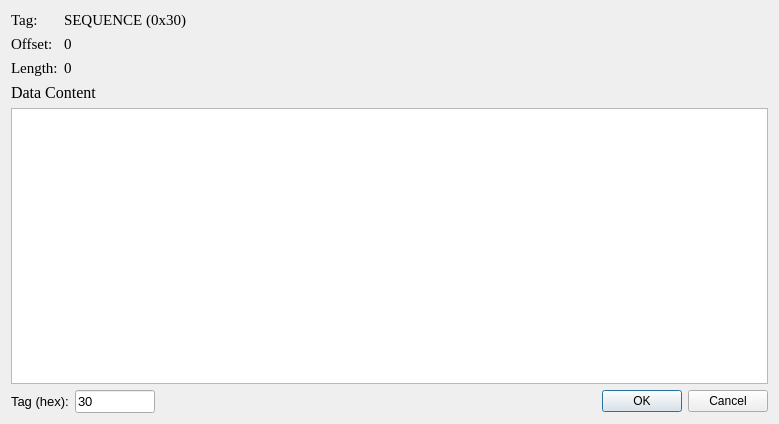
<?xml version="1.0" encoding="UTF-8"?>
<ui version="4.0">
 <class>Dialog</class>
 <widget class="QDialog" name="Dialog">
  <property name="geometry">
   <rect>
    <x>0</x>
    <y>0</y>
    <width>779</width>
    <height>424</height>
   </rect>
  </property>
  <property name="windowTitle">
   <string>Dialog</string>
  </property>
  <layout class="QVBoxLayout" name="verticalLayout">
   <item>
    <layout class="QFormLayout" name="formLayout">
     <property name="formAlignment">
      <set>Qt::AlignLeading|Qt::AlignLeft|Qt::AlignTop</set>
     </property>
     <item row="0" column="0">
      <widget class="QLabel" name="label_2">
       <property name="font">
        <font>
         <family>Times New Roman</family>
         <pointsize>11</pointsize>
        </font>
       </property>
       <property name="text">
        <string>Tag:</string>
       </property>
      </widget>
     </item>
     <item row="0" column="1">
      <widget class="QLabel" name="tag_field">
       <property name="font">
        <font>
         <family>Times New Roman</family>
         <pointsize>11</pointsize>
        </font>
       </property>
       <property name="text">
        <string>SEQUENCE (0x30)</string>
       </property>
      </widget>
     </item>
     <item row="1" column="0">
      <widget class="QLabel" name="label_4">
       <property name="font">
        <font>
         <family>Times New Roman</family>
         <pointsize>11</pointsize>
        </font>
       </property>
       <property name="text">
        <string>Offset:</string>
       </property>
      </widget>
     </item>
     <item row="1" column="1">
      <widget class="QLabel" name="offset_field">
       <property name="font">
        <font>
         <family>Times New Roman</family>
         <pointsize>11</pointsize>
        </font>
       </property>
       <property name="text">
        <string>0</string>
       </property>
      </widget>
     </item>
     <item row="2" column="0">
      <widget class="QLabel" name="label_6">
       <property name="font">
        <font>
         <family>Times New Roman</family>
         <pointsize>11</pointsize>
        </font>
       </property>
       <property name="text">
        <string>Length:</string>
       </property>
      </widget>
     </item>
     <item row="2" column="1">
      <widget class="QLabel" name="length_field">
       <property name="font">
        <font>
         <family>Times New Roman</family>
         <pointsize>11</pointsize>
        </font>
       </property>
       <property name="text">
        <string>0</string>
       </property>
      </widget>
     </item>
    </layout>
   </item>
   <item>
    <widget class="QLabel" name="label_3">
     <property name="font">
      <font>
       <family>Times New Roman</family>
       <pointsize>12</pointsize>
      </font>
     </property>
     <property name="text">
      <string>Data Content</string>
     </property>
    </widget>
   </item>
   <item>
    <layout class="QHBoxLayout" name="horizontalLayout_2">
     <item>
      <widget class="QTextEdit" name="data_input"/>
     </item>
    </layout>
   </item>
   <item>
    <layout class="QHBoxLayout" name="horizontalLayout">
     <item>
      <widget class="QLabel" name="label">
       <property name="font">
        <font>
         <pointsize>10</pointsize>
        </font>
       </property>
       <property name="text">
        <string>Tag (hex):</string>
       </property>
      </widget>
     </item>
     <item>
      <widget class="QLineEdit" name="tag_input">
       <property name="sizePolicy">
        <sizepolicy hsizetype="Fixed" vsizetype="Fixed">
         <horstretch>0</horstretch>
         <verstretch>0</verstretch>
        </sizepolicy>
       </property>
       <property name="minimumSize">
        <size>
         <width>80</width>
         <height>0</height>
        </size>
       </property>
       <property name="maximumSize">
        <size>
         <width>80</width>
         <height>16777215</height>
        </size>
       </property>
       <property name="font">
        <font>
         <pointsize>10</pointsize>
        </font>
       </property>
       <property name="text">
        <string>30</string>
       </property>
      </widget>
     </item>
     <item>
      <spacer name="horizontalSpacer">
       <property name="orientation">
        <enum>Qt::Horizontal</enum>
       </property>
       <property name="sizeHint" stdset="0">
        <size>
         <width>40</width>
         <height>20</height>
        </size>
       </property>
      </spacer>
     </item>
     <item>
      <widget class="QDialogButtonBox" name="buttonBox">
       <property name="sizePolicy">
        <sizepolicy hsizetype="Expanding" vsizetype="Fixed">
         <horstretch>0</horstretch>
         <verstretch>0</verstretch>
        </sizepolicy>
       </property>
       <property name="orientation">
        <enum>Qt::Horizontal</enum>
       </property>
       <property name="standardButtons">
        <set>QDialogButtonBox::Cancel|QDialogButtonBox::Ok</set>
       </property>
      </widget>
     </item>
    </layout>
   </item>
  </layout>
 </widget>
 <resources/>
 <connections>
  <connection>
   <sender>buttonBox</sender>
   <signal>accepted()</signal>
   <receiver>Dialog</receiver>
   <slot>accept()</slot>
   <hints>
    <hint type="sourcelabel">
     <x>248</x>
     <y>254</y>
    </hint>
    <hint type="destinationlabel">
     <x>157</x>
     <y>274</y>
    </hint>
   </hints>
  </connection>
  <connection>
   <sender>buttonBox</sender>
   <signal>rejected()</signal>
   <receiver>Dialog</receiver>
   <slot>reject()</slot>
   <hints>
    <hint type="sourcelabel">
     <x>316</x>
     <y>260</y>
    </hint>
    <hint type="destinationlabel">
     <x>286</x>
     <y>274</y>
    </hint>
   </hints>
  </connection>
 </connections>
</ui>
